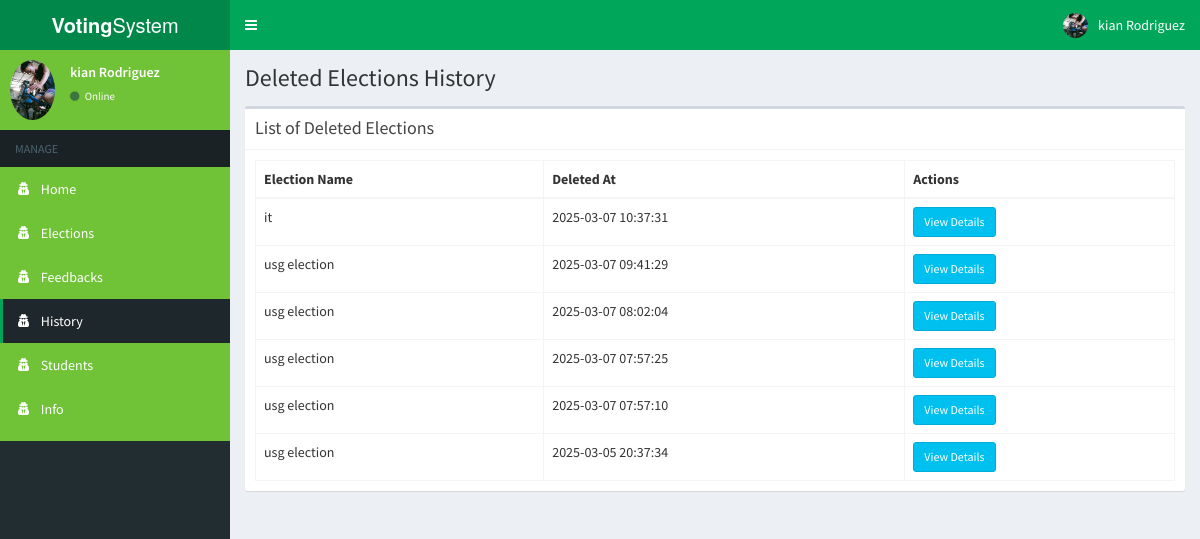
The page /admin/history.php (signed in) on the database its author committed.
### tables this page shows
CREATE TABLE `history` (
  `id` int(11) NOT NULL,
  `election_title` varchar(255) NOT NULL,
  `deleted_at` datetime NOT NULL,
  `candidates` text DEFAULT NULL,
  `voters` text DEFAULT NULL,
  `votes` text DEFAULT NULL,
  `positions` text DEFAULT NULL,
  `partylists` text DEFAULT NULL
);

### admin/includes/session.php (called while the page is built, shortened)
<?php
	include 'includes/conn.php';
	if(!isset($_SESSION['admin']) || empty($_SESSION['admin'])) {
		header('location: index.php');
		exit();
	}
	 else {
		$sql = "SELECT * FROM admin WHERE id = '".$_SESSION['admin']."'";
		$query = $conn->query($sql);
		$user = $query->fetch_assoc();
	}
?>

### admin/history.php (the view, shortened to what this page needs)
<?php
include 'includes/session.php';
include 'includes/header.php';
?>
<body class="hold-transition skin-green sidebar-mini">
<div class="wrapper">
  <?php include 'includes/navbar.php'; ?>
  <?php include 'includes/menubar1.php'; ?>
  <div class="content-wrapper">
    <section class="content-header">
      <h1>Deleted Elections History</h1>
    </section>
    <section class="content">
      <div class="row">
        <div class="col-xs-12">
          <div class="box">
            <div class="box-header with-border">
              <h3 class="box-title">List of Deleted Elections</h3>
            </div>
            <div class="box-body">
              <table class="table table-bordered">
                <thead>
                  <th>Election Name</th>
                  <th>Deleted At</th>
                  <th>Actions</th>
                </thead>
                <tbody>
                  <?php
                    $sql = "SELECT * FROM history ORDER BY deleted_at DESC";
                    $result = $conn->query($sql);
                    while($row = $result->fetch_assoc()){
                      echo "
                        <tr>
                          <td>".$row['election_title']."</td>
                          <td>".$row['deleted_at']."</td>
                          <td>
                            <button class='btn btn-info btn-sm view-history' data-id='".$row['id']."'>View Details</button>
                          </td>
                        </tr>";
                    }
                  ?>
                </tbody>
              </table>
            </div>
          </div>
        </div>
      </div>
    </section>
  </div>
</div>
</body>
</html>

### admin/includes/header.php (shortened to what this page needs)
<!DOCTYPE html>
<html>
<head>
  	<link rel="stylesheet" href="../bower_components/bootstrap/dist/css/bootstrap.min.css">
    <link rel="stylesheet" href="../plugins/iCheck/all.css">
  	<link rel="stylesheet" href="../bower_components/font-awesome/css/font-awesome.min.css">
  	<link rel="stylesheet" href="../dist/css/AdminLTE.min.css">
    <link rel="stylesheet" href="../bower_components/datatables.net-bs/css/dataTables.bootstrap.min.css">
    <link rel="stylesheet" href="../bower_components/bootstrap-daterangepicker/daterangepicker.css">
    <link rel="stylesheet" href="../plugins/timepicker/bootstrap-timepicker.min.css">
    <link rel="stylesheet" href="../bower_components/bootstrap-datepicker/dist/css/bootstrap-datepicker.min.css">
    <link rel="stylesheet" href="../dist/css/skins/skin-green.min.css">
</head>
</html>

### admin/includes/navbar.php (shortened to what this page needs)
<header class="main-header">
  <a href="#" class="logo">
    <span class="logo-lg"><b>Voting</b>System</span>
  </a>
  <nav class="navbar navbar-static-top">
    <a href="#" class="sidebar-toggle" data-toggle="push-menu" role="button">
    </a>
    <div class="navbar-custom-menu">
      <ul class="nav navbar-nav">
        <li class="dropdown user user-menu">
          <a href="#" class="dropdown-toggle" data-toggle="dropdown">
            <img src="<?php echo (!empty($user['photo'])) ? '../images/'.$user['photo'] : '../images/profile.jpg'; ?>" class="user-image" alt="User Image">
            <span class="hidden-xs"><?php echo $user['firstname'].' '.$user['lastname']; ?></span>
          </a>
        </li>
      </ul>
    </div>
  </nav>
</header>

### admin/includes/menubar1.php (shortened to what this page needs)
<aside class="main-sidebar">
  <section class="sidebar" style="background-color: #70C237; color: #fff;">
    <div class="user-panel">
      <div class="pull-left image">
        <img src="<?php echo (!empty($user['photo'])) ? '../images/'.$user['photo'] : '../images/profile.jpg'; ?>" class="img-circle" alt="User Image">
      </div>
      <div class="pull-left info">
        <p><?php echo $user['firstname'].' '.$user['lastname']; ?></p>
        <a><i class="fa fa-circle text-success"></i> Online</a>
      </div>
    </div>
    <ul class="sidebar-menu" data-widget="tree">
      <li class="header">MANAGE</li>
      <li class=""><a href="home.php" style="color: #fff;"><i class="fa fa-user-secret"></i> <span>Home</span></a></li>
      <li class=""><a href="sub_admins.php" style="color: #fff;"><i class="fa fa-user-secret"></i> <span>Elections</span></a></li>
      <li class=""><a href="feedback.php" style="color: #fff;"><i class="fa fa-user-secret"></i> <span>Feedbacks</span></a></li>
      <li class=""><a href="history.php" style="color: #fff;"><i class="fa fa-user-secret"></i> <span>History</span></a></li>
      <li class=""><a href="students.php" style="color: #fff;"><i class="fa fa-user-secret"></i> <span>Students</span></a></li>
      <li class=""><a href="info.php" style="color: #fff;"><i class="fa fa-user-secret"></i> <span>Info</span></a></li>
  </ul>
  </section>
</aside>

### rows shown on the page
history: election_title "it", deleted_at "2025-03-07 10:37:31"
history: election_title "usg election", deleted_at "2025-03-07 09:41:29"
history: election_title "usg election", deleted_at "2025-03-07 08:02:04"
history: election_title "usg election", deleted_at "2025-03-07 07:57:25"
history: election_title "usg election", deleted_at "2025-03-07 07:57:10"
history: election_title "usg election", deleted_at "2025-03-05 20:37:34"

### other values the page prints
$user['firstname'] "kian"
$user['lastname'] "Rodriguez"
